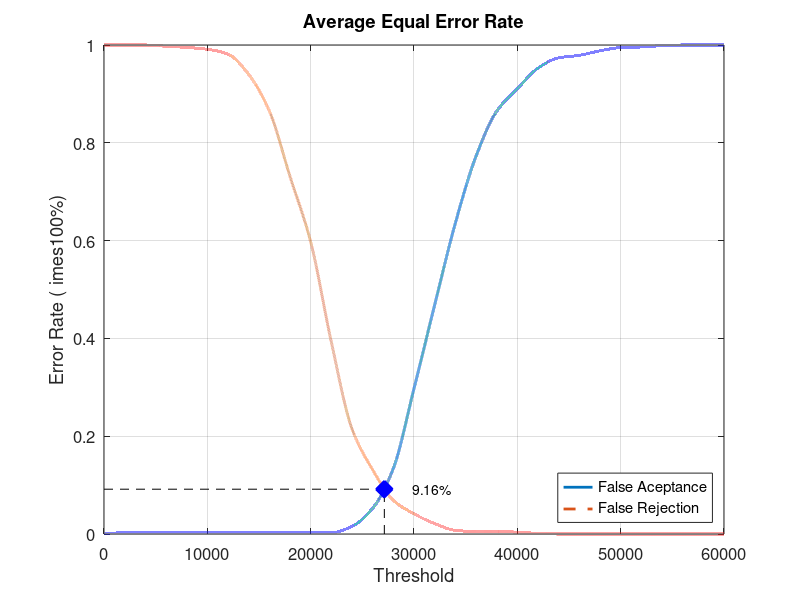
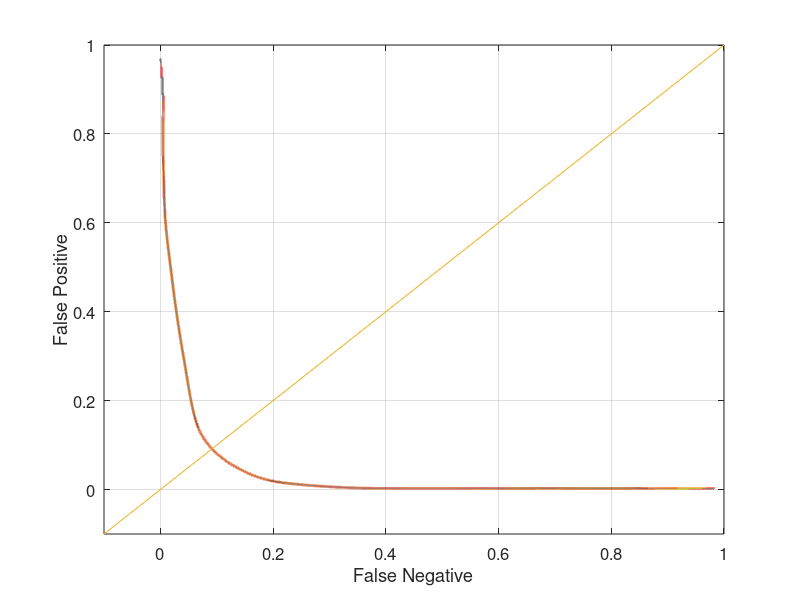

These charts were generated, in order, by the following MATLAB code:
close all;
clear;
clc;
x = 0:2000:60000;
xq = 0:0.5:60000;

y0 = [0 0.00263158 0.00263158 0.00263158 0.00263158 0.00263158 0.00263158 0.00263158 0.00263158 0.00263158 0.00263158 0.00263158 0.0157895 0.0526316 0.134211 0.297368 0.468421 0.635526 0.772368 0.864474 0.910526 0.952632 0.973684 0.978947 0.988158 0.994737 0.996053 0.998684 1 1 1]
yy0 = interp1(x, y0, xq, 'pchip');
y1 = [1 1 1 0.9975 0.995 0.99125 0.98125 0.94 0.865 0.73125 0.5975 0.3925 0.215 0.13125 0.06875 0.04125 0.02125 0.0075 0.005 0.005 0.00375 0.00125 0 0 0 0 0 0 0 0 0]
yy1 = interp1(x, y1, xq, 'pchip');

% Calculating EER: 
y2 = abs(y0 - y1);
find(y2 == min(y2))
yy2 = abs(yy0 - yy1);
xEER = find(yy2 == min(yy2));
xEERIndex = xq(xEER) % X-axis EER
yEER = yy0(xEER) % Y-axis EER

main = figure
plot(xq, yy0,'-','LineWidth', 2);	hold on
plot(xq, yy1,'--','LineWidth', 2);	hold on
plot([xEERIndex xEERIndex], [0 yEER], 'k--');	hold on
plot([0 xEERIndex], [yEER yEER], 'k--');	hold on
plot(xEERIndex, yEER, 'bx', 'LineWidth', 10);	hold on
text(xEERIndex + 10 * xEERIndex / 100, yEER, [num2str(round((10000 * yEER)) / 100) '%'])
legend('False Aceptance', 'False Rejection', 'Location', 'SouthEast')
xlabel('Threshold')
ylabel('Error Rate (	imes100%)')
title('Average Equal Error Rate')
set(gca, 'FontSize', 12)
axis([0 60000 0 1])
grid on

print(main, 'Experiment3AverageMain', '-dpng');
FNRxFPR = figure('Color', [1 1 1]);
plot(yy1, yy0, '-', yy1, yy0, 'LineWidth', 2);
hold on
y = -0.1:0.1:1
plot(y, y); 
set(gca, 'FontSize', 12)
xlabel('False Negative')
ylabel('False Positive')
axis([-0.1 1 -0.1 1])
set(gca, 'FontSize', 12)
grid on

print(FNRxFPR, 'Experiment3AverageFNRxFPR','-dpng');
